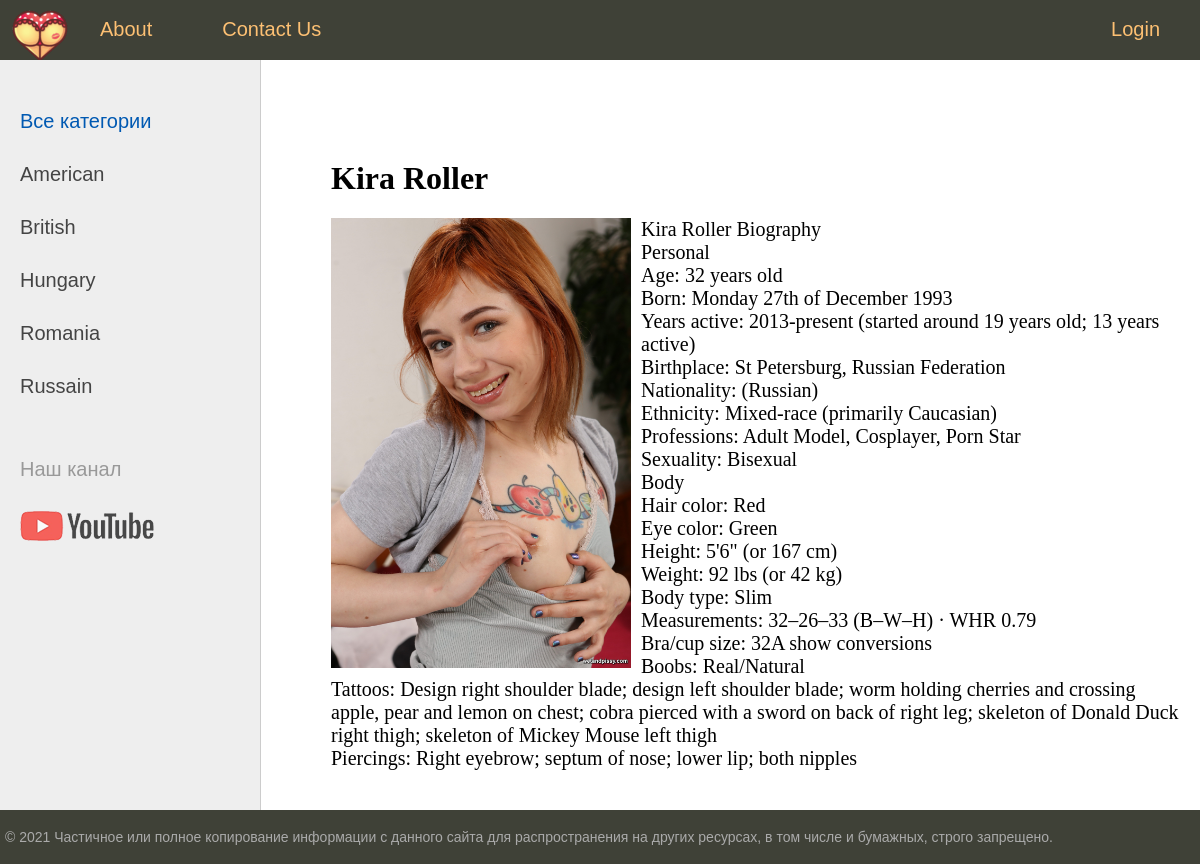
The app's page /post/kira-roller/, older data.
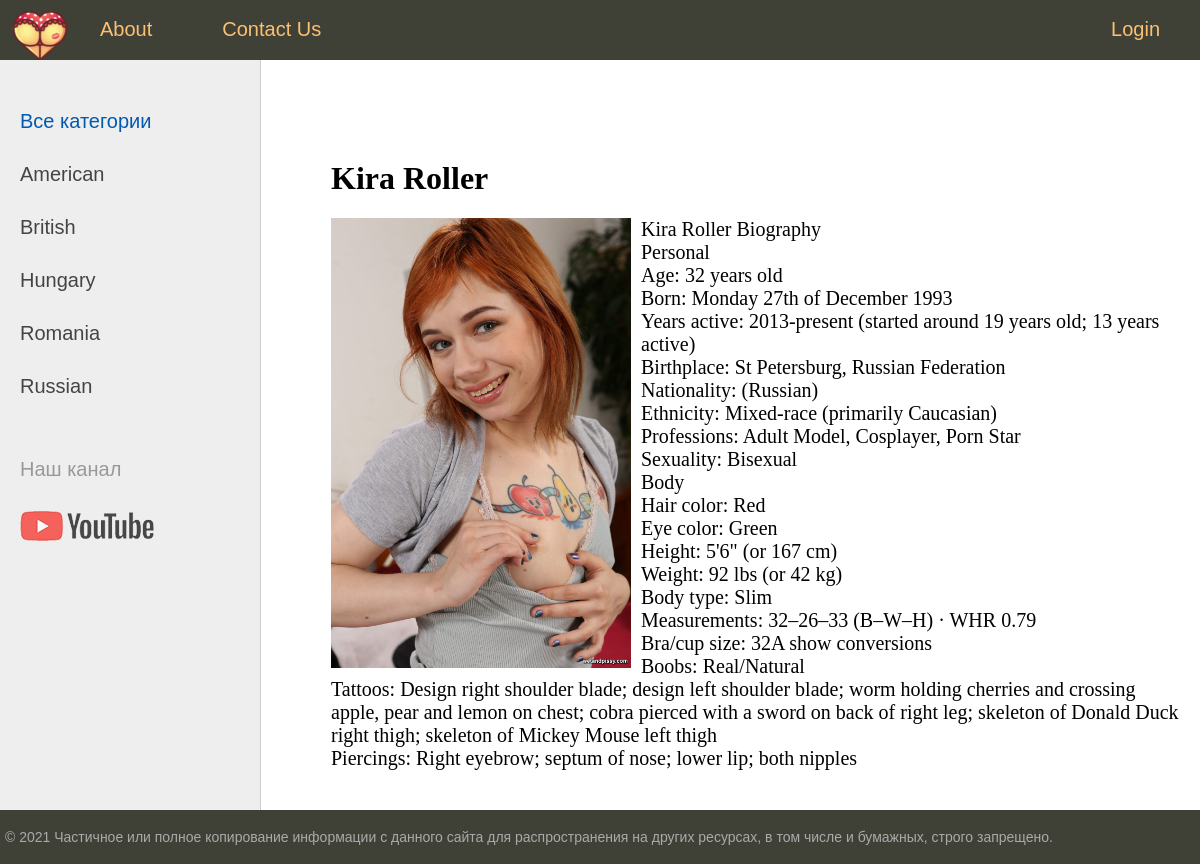
The same page, newer data.
### women/models.py (models this page shows, shortened)
class Category(models.Model):
    name=models.CharField(max_length=100,db_index=True,verbose_name='Ady')
    slug=models.SlugField(max_length=255,unique=True,db_index=True,verbose_name='URL')
    def get_absolute_url(self):
        return reverse('category',kwargs={'cat_slug':self.slug})
    class Meta:
        verbose_name='Kategoriya'
        verbose_name_plural='Kategoriyalar'
        ordering=['id']

class Women(models.Model):
    title=models.CharField(max_length=255,verbose_name='Ady')
    slug=models.SlugField(max_length=255,unique=True,db_index=True,verbose_name='URL')
    content=models.TextField(blank=True,verbose_name='Tekst')
    photo=models.ImageField(upload_to="photos/%Y/%m/%d",verbose_name='Surat')
    time_create=models.DateTimeField(auto_now_add=True,verbose_name='Doran wagty')
    time_update=models.DateTimeField(auto_now=True,verbose_name='Uytgan wagty')
    is_published=models.BooleanField(default=True,verbose_name='Publikasiya')
    cat=models.ForeignKey('Category',on_delete=models.PROTECT,verbose_name='Kategoriya')
    def __str__(self):
        return self.title
    class Meta:
        verbose_name='Pornstar'
        verbose_name_plural='PornStars'
        ordering=['-time_create','title']

### women/views.py (the view)
# urls.py: path('post/<slug:post_slug>/',ShowPost.as_view(),name='post'),
class ShowPost(DataMixin,DetailView):
    model=Women
    template_name='women/post.html'
    slug_url_kwarg='post_slug'
    context_object_name='post'
    def get_context_data(self,*,object_list=None,**kwargs):
        context=super().get_context_data(**kwargs)
        c_def=self.get_user_context(title=context['post'])
        return dict(list(context.items())+list(c_def.items()))

### women/templatetags/women_tags.py (called while the page is built)
@register.inclusion_tag('women/list_categories.html')
def show_categories(sort=None, cat_selected=0):
    if sort:
        cats=Category.objects.order_by(sort)
    else:
        cats=Category.objects.all()
    return {'cats':cats,'cat_selected':cat_selected}

### women/utils.py (called while the page is built)
    def get_user_context(self,**kwargs):
        context=kwargs
        cats=Category.objects.annotate(Count('women'))
        user_menu=menu.copy()
        if not self.request.user.is_authenticated:
            user_menu.pop(1)
        context['menu']=user_menu
        context['cats']=cats
        if 'cat_selected'not in context:
            context['cat_selected']=0
        return context

### women/templates/women/post.html
{%extends 'women/base.html'%}
{%block content%}
<h1>{{post.title}}</h1>
{%if post.photo%}
<p><img class="img-article-left" src="{{post.photo.url}}" alt="{{post.title}}"></p>
{%endif%}
{{post.content|linebreaks}}
{%endblock%}

### women/templates/women/base.html (shortened to what this page needs)
{% load static %}
{% load women_tags%}
<!DOCTYPE html>
<html>
<head>
	<link type="text/css" href="{% static 'women/css/styles.css' %}" rel="stylesheet" />
</head>
<body>
<table class="table-page" border=0 cellpadding="0" cellspacing="0">
<tr><td valign=top>
{% block mainmenu %}
		<div class="header">
			<ul id="mainmenu" class="mainmenu">
			<li class="logo"><a href="{% url 'home' %}"><div class="logo"></div></a></li>
{% for m in menu %}
	{% if not forloop.last %}
			<li><a href="{% url m.url_name %}">{{m.title}}</a></li>
	{% else %}
			<li class="last"><a href="{% url m.url_name %}">{{m.title}}</a></li>
	{% endif %}
{% endfor %}
			</ul>
		</div>
{% endblock mainmenu %}
<table class="table-content" border=0 cellpadding="0" cellspacing="0">
<tr>
	<td valign="top" class="left-chapters">
	<ul id="leftchapters">
{% if cat_selected == 0 %}
		<li class="selected">Все категории</li>
{% else %}
		<li><a href="{% url 'home' %}">Все категории</a></li>
{% endif %}
{% for c in cats %}
{% if c.women__count > 0 %}
	{% if c.pk == cat_selected %}
		<li class="selected">{{c.name}}</li>
	{% else %}
		<li><a href="{{ c.get_absolute_url }}">{{c.name}}</a></li>
	{% endif %}
{% endif %}
{% endfor %}
		<li class="share">
		<p>Наш канал</p>
		<a class="share-yt" href="https://www.youtube.com/channel/UClJzWfGWuGJL2t-3dYKcHTA/playlists" target="_blank" rel="nofollow"></a>
		</li>
	</ul>
</td>
<td valign="top" class="content">
	<div class="content-text">
{% block content %}
{% endblock %}
	</div>
</td></tr></table>
</td></tr>
<tr><td valign=top>
	<div id="footer">
		<p>&copy; 2021 Частичное или полное копирование информации с данного сайта для распространения на других ресурсах, в том числе и бумажных, строго запрещено.</p>
	</div>
</td></tr></table>
</body>
</html>

### women/static/women/css/styles.css (style rules this page uses)
html, body { font-family: 'Arial'; margin: 0; padding: 0; height: 100%; width: 100%; color: #444; }
a { color: #0059b2; text-decoration: none; }
img { max-width: 600px; height: auto; }
img.img-article-left { max-width: 300px; height: auto; float: left; padding: 0 10px 10px 0; }
.table-page { width: 100%; height: 100%; vertical-align: top; }
.table-page tr { height: 100%; }
.header { background: #3F4137; height: 60px; }
.logo { background: url('../images/logo.png') no-repeat 10px 5px; width: 70px; height: 60px; }
ul.mainmenu { list-style: none; margin: 0; padding: 0; height: 60px; color: #fdc073; font-size: 20px; overflow: hidden; }
ul.mainmenu li { float: left; margin: 18px 40px 0 30px; }
ul.mainmenu li.logo { margin: 0; }
ul.mainmenu li.last { float: right; }
ul.mainmenu li a { color: #fdc073; text-decoration: none; }
.table-content { width: 100%; min-height: 100%; height: 100%; }
.left-chapters { margin: 0; background: #eee; border-right: 1px solid #ccc; min-height: 100%; }
.left-chapters ul { width: 230px; min-height: 100%; margin: 0; padding: 20px 10px 10px 20px; list-style: none; font-size: 20px; }
.left-chapters ul li { margin: 30px 0 0 0; color: #999; }
.left-chapters ul li.selected { color: #0059b2; }
.left-chapters ul li a { color: #444; text-decoration: none; }
.left-chapters ul li.share { margin: 60px 0 0 0; }
.left-chapters ul li.share p { margin: 30px 0 30px 0; }
.left-chapters ul li.share a { display: inline-block; width: 40px; height: 40px; margin: 0 20px 0 0; }
.left-chapters ul li.share a.share-yt { width: 100%; height: 30px; background: url('../images/share_yt.png') no-repeat 0 0 }
.content { padding: 40px 20px 20px 40px; width: 100%; box-sizing: border-box; }
.content-text { margin: 60px 0 0 30px; color: #000; font-size: 20px; font-family: Yandex Sans Display Light; }
.content-text h1 { font-size: 32px; }
#footer { box-sizing: border-box; background: #3F4137; padding: 5px; color: #aaa; font-size: 14px; font-family: Verdana, Geneva, Arial, Helvetica; text-align: left; overflow: hidden; }

Row changes from the older to the newer data that the page shows:
changed Category: name "Russain" → "Russian"
